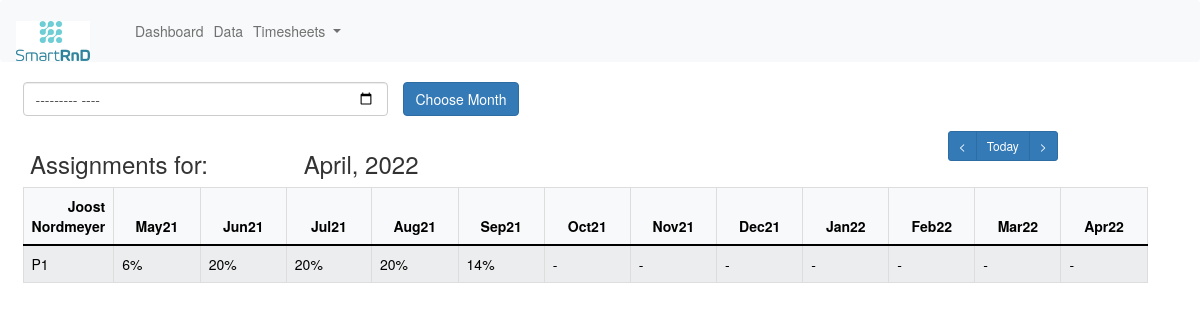
The app's page /employee_in_months/3/65 with its own data.
### erpapp/models.py (models this page shows, shortened)
class Month(models.Model):
    month_choices = [
        ('January', 'January'),
        ('February', 'February'),
        ('March', 'March'),
        ('April', 'April'),
        ('May', 'May'),
        ('June', 'June'),
        ('July', 'July'),
        ('August', 'August'),
        ('September', 'September'),
        ('October', 'October'),
        ('November', 'November'),
        ('December', 'December')
    ]
    month = models.CharField(max_length=10, choices=month_choices)
    year_choices = [(str(r), str(r)) for r in range(datetime.date.today().year - 10, datetime.date.today().year + 10)]
    year = models.CharField(max_length=5, choices=year_choices, default=str(timezone.now().strftime('%Y')))
    @property
    def name(self):
        return '{}, {}'.format(self.month, self.year)
    def short_name(self):
        return '{}{}'.format(self.month[:3], self.year[-2:])
    class Meta:
        db_table = "month"
        unique_together = ('month', 'year')

class Employee(models.Model):
    firstname = models.CharField('First Name', max_length=32)  # Employees first name
    lastname = models.CharField('Last Name', max_length=32)  # Employees last name
    type_choices = [
        ('Undergraduate Assistant', 'Undergraduate Assistant'),
        ('Research Associate', 'Research Associate')
    ]
    type = models.CharField('Type of Employment', choices=type_choices, max_length=32)
    capacity = models.FloatField('Capacity', default=1.0)  # Total capacity of an employee
    hiring_date = models.DateField('Hiring Date')  # Start of contract
    expiration_date = models.DateField('Expiration Date')  # End of contract
    @property
    def fullname(self):
        return '{} {}'.format(self.firstname, self.lastname)
    def __str__(self):
        return self.fullname
    class Meta:
        db_table = "employee"
        unique_together = ('firstname', 'lastname')

class Task(models.Model):
    title = models.CharField('Title', max_length=50, default='Title', unique=True)  # Title of the task
    description = models.CharField('Description', max_length=2400, default='Describe the task!')  # Describes the task
    class Meta:
        db_table = "task"

### erpapp/views.py (the view, shortened to what this page needs)
# urls.py: path('employee_in_months/<int:emp_id>/', views.employee_in_months_no_id),
def employee_in_months(request, emp_id, month_id):
    month_dict = {
        '1': 'January',
        '2': 'February',
        '3': 'March',
        '4': 'April',
        '5': 'May',
        '6': 'June',
        '7': 'July',
        '8': 'August',
        '9': 'September',
        '10': 'October',
        '11': 'November',
        '12': 'December',
    }
    month = Month.objects.get(id=month_id)
    date = timezone.now()
    current_year, current_month, _ = str(date).split('-')
    current_month_name = month_dict[str(int(current_month))]
    today = Month.objects.get(month=current_month_name, year=current_year)
    try:
        previous_month = Month.objects.get(id=month_id - 1)
    except Exception:
        previous_month = Month.objects.get(id=month_id)
    try:
        next_month = Month.objects.get(id=month_id + 1)
    except Exception:
        next_month = Month.objects.get(id=month_id)
    employee = Employee.objects.get(id=emp_id)
    tasks_in_months = []
    for task in Task.objects.all():
        task_info = [task.title]
        assignments_percentages = []
        append = False
        for idx, month in enumerate(Month.objects.all()[month_id - 1:month_id + 11]):
            assignments_percentages.append('-')
            for assignment_per_months in AssignmentPerMonth.objects.all():
                if task.id == assignment_per_months.task.id and employee.id == assignment_per_months.employee.id and assignment_per_months.month == month:
                    assignments_percentages[idx] = int(assignment_per_months.percentage * 100)
                    append = True
        if append:
            task_info.append(assignments_percentages)
            tasks_in_months.append(task_info)
    context = {
        'employee': employee,
        'tasks_in_months': tasks_in_months,
        'months': Month.objects.all()[month_id - 1:month_id + 11],
        'month': month,
        'previous_month': previous_month,
        'next_month': next_month,
        'today': today,
    }
    return render(request, 'employee_in_months.html', context)

### erpapp/Templates/employee_in_months.html (shortened to what this page needs)
{% extends "base.html" %}
{% block content %}
<div class="row">
    <form method="POST" class="post-form">
        <div class="form-group row">
            <div class="col-4">
                <input type="month" name="start_month" id="start_month" class="form-control">
            </div>
            <div class="col-4">
                <input type="submit" value="Choose Month" class="btn btn-primary">
            </div>
        </div>
    </form>
</div>
<div class="row">
    <div class="col-3">
        <h3>Assignments for: </h3>
    </div>
    <div class="col-9">
        <div class="row">
            <div class="col-9">
                <h3>{{ month.name }}</h3>
            </div>
            <div class="col-3">
                <div class="btn-group" role="group" aria-label="Basic example">
                    <a class="btn btn-primary btn-sm" href="{{ previous_month.id }}" role="button"><</a>
                    <a class="btn btn-primary btn-sm" href="{{ today.id }}" role="button">Today</a>
                    <a class="btn btn-primary btn-sm" href="{{ next_month.id }}" role="button">></a>
                </div>
            </div>
        </div>
    </div>
</div>
<div class="row">
    <table class="table table-striped table-bordered table-light" width="100%">
        <thead>
        <tr>
            <th style="text-align: right">{{ employee }}</th>
            {% for month in months %}
            <th class="col-xs-1" style="text-align: center">{{ month.short_name }}</th>
            {% endfor %}
        </tr>
        </thead>
        <tbody>
        {% for task_info in tasks_in_months %}
            <tr>
                <td> {{ task_info.0 }} </td>
            {% for assignment in task_info.1 %}
                {% if assignment == '-' %}
                <td> {{ assignment }} </td>
                {% else %}
                <td> {{ assignment }}% </td>
                {% endif %}
            {% endfor %}
            </tr>
        {% endfor %}
        </tbody>
    </table>
</div>
{% endblock content %}

### records on screen
Month: name "April, 2022", short_name "Apr22"
Employee: firstname+lastname "Joost Nordmeyer"
Month: short_name "May21"
Month: short_name "Jun21"
Month: short_name "Jul21"
Month: short_name "Aug21"
Month: short_name "Sep21"
Month: short_name "Oct21"
Month: short_name "Nov21"
Month: short_name "Dec21"
Month: short_name "Jan22"
Month: short_name "Feb22"
Month: short_name "Mar22"
Task: title "P1"

### other values on screen
{{ assignment }} "6" "20" "20" "20" "14"
{{ assignment }} "-" "-" "-" "-" "-" "-" "-"
